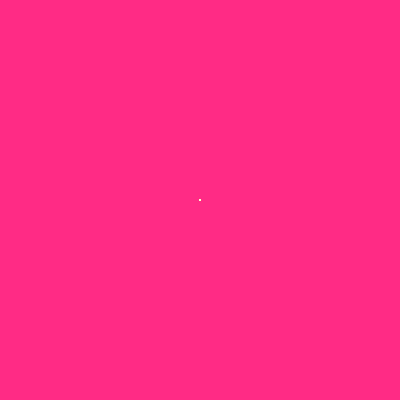
Frame 1 (no input)
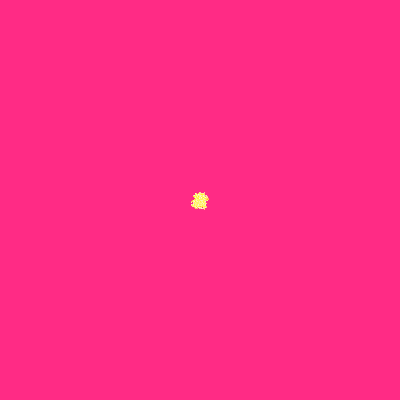
Frame 60 (the mouse pressed at the canvas centre just before this capture)
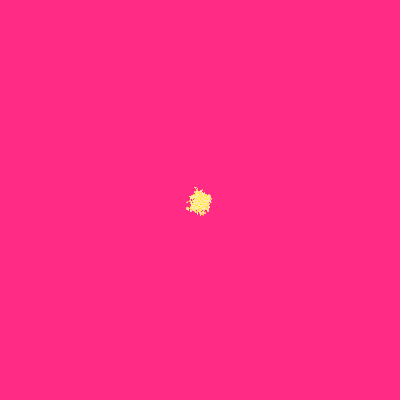
Frame 120 (the mouse held since frame 60 and released just before this capture)

The Processing sketch that drew these frames (run headless with seeded random() and noise(); from frame 60 on, the mouse is pressed at the canvas centre):

// Processing sketch: processing_41409
// ── processing_41409.pde

Blob [] B = new Blob [50];

int d = 0;

void setup() {
  size(400, 400);
  smooth();
  background(255, 43, 133);

  for (int i = 0; i < B.length; i ++) {
    B[i] = new Blob(random(0, width), random(0, height));
  }
}

void draw () {
  
  for (int i = 0; i < B.length; i ++) {

    pushMatrix();
    translate(width/2, height/2);

    B[i].move();
    B[i].display();

    popMatrix() ;
  }
}

class Blob {

  float x;
  float y;

  Blob (float x, float y) {
  }

  void display() {
    stroke(d);
    point(x, y);
    d--;
  }

  void move() {
    x = x + random(-1, 1);
    y = y + random(-1, 1);
  }
}
